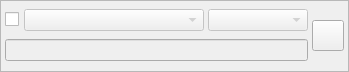
<?xml version="1.0" encoding="UTF-8"?>
<ui version="4.0">
 <class>FilItem</class>
 <widget class="QFrame" name="FilItem">
  <property name="geometry">
   <rect>
    <x>0</x>
    <y>0</y>
    <width>349</width>
    <height>72</height>
   </rect>
  </property>
  <property name="windowTitle">
   <string>Frame</string>
  </property>
  <property name="frameShape">
   <enum>QFrame::StyledPanel</enum>
  </property>
  <property name="frameShadow">
   <enum>QFrame::Raised</enum>
  </property>
  <layout class="QHBoxLayout" name="horizontalLayout_2">
   <property name="spacing">
    <number>4</number>
   </property>
   <property name="margin">
    <number>4</number>
   </property>
   <item>
    <layout class="QVBoxLayout" name="verticalLayout">
     <property name="spacing">
      <number>4</number>
     </property>
     <item>
      <layout class="QHBoxLayout" name="horizontalLayout">
       <property name="spacing">
        <number>4</number>
       </property>
       <item>
        <widget class="QCheckBox" name="checkBox">
         <property name="text">
          <string/>
         </property>
         <property name="checked">
          <bool>false</bool>
         </property>
        </widget>
       </item>
       <item>
        <widget class="QComboBox" name="Column">
         <property name="enabled">
          <bool>false</bool>
         </property>
         <property name="minimumSize">
          <size>
           <width>180</width>
           <height>0</height>
          </size>
         </property>
        </widget>
       </item>
       <item>
        <widget class="QComboBox" name="Option">
         <property name="enabled">
          <bool>false</bool>
         </property>
         <property name="minimumSize">
          <size>
           <width>100</width>
           <height>0</height>
          </size>
         </property>
        </widget>
       </item>
      </layout>
     </item>
     <item>
      <widget class="QLineEdit" name="lineEdit">
       <property name="enabled">
        <bool>false</bool>
       </property>
       <property name="minimumSize">
        <size>
         <width>300</width>
         <height>0</height>
        </size>
       </property>
      </widget>
     </item>
    </layout>
   </item>
   <item>
    <widget class="QToolButton" name="CloseItem">
     <property name="toolTip">
      <string>Удалить условие</string>
     </property>
     <property name="text">
      <string/>
     </property>
     <property name="icon">
      <iconset resource="res.qrc">
       <normaloff>:/new/Icons/Icons/edit-delete.png</normaloff>:/new/Icons/Icons/edit-delete.png</iconset>
     </property>
     <property name="iconSize">
      <size>
       <width>24</width>
       <height>24</height>
      </size>
     </property>
    </widget>
   </item>
  </layout>
 </widget>
 <resources>
  <include location="res.qrc"/>
 </resources>
 <connections/>
</ui>
